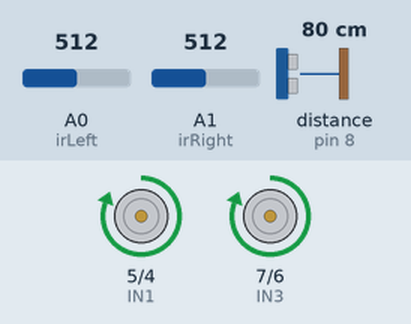
A sketch run on a simulated Arduino Uno, built with avr-gcc and run on an emulated ATmega328P. Shown: motor-driver pin pairs drawn as motors (green arrow = first pin HIGH = forward, orange = second pin HIGH = backward, longer = more drive). Wiring (inferred from the names in the program): ultrasonic range finder: trigger pin 9; echo pin 8. The inputs (shaded band) are chosen by the test bench; at power-on: distance to the obstacle (sensor on pin 8) 80 cm, A1 (irRight) = 512, A0 (irLeft) = 512. The echo pulse lasts 58.3 µs per cm; what the sketch prints to the serial monitor is not drawn.

Above: at 1.2 s.
1.3 s: distance to the obstacle (sensor on pin 8) set to 2 cm
At 2.5 s:
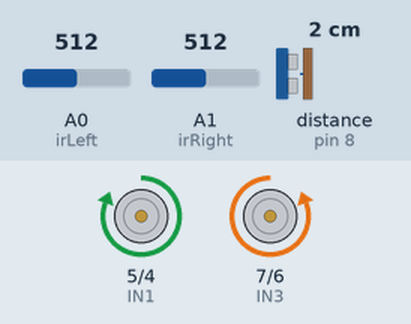
4.3 s: A1 (irRight) set to 527
At 6.2 s:
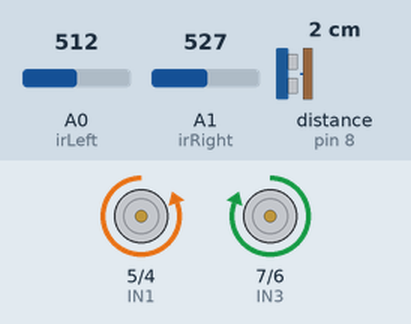
7.3 s: distance to the obstacle (sensor on pin 8) set to 18 cm
At 8.0 s:
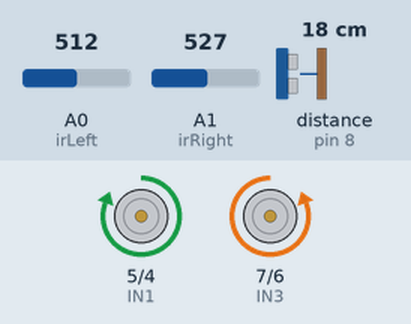
9.7 s: A0 (irLeft) set to 716
At 10.9 s:
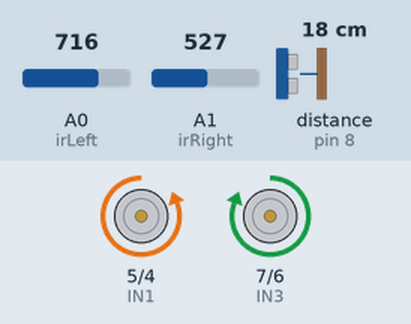
12.2 s: A0 (irLeft) set to 511
At 13.7 s:
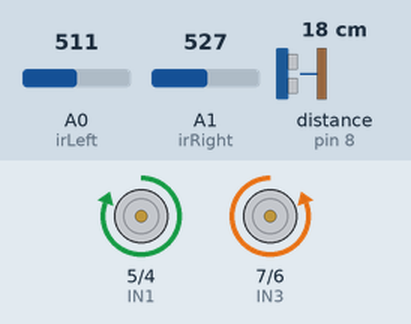
14.2 s: A0 (irLeft) set to 468
17.2 s: A0 (irLeft) set to 432
At 18.3 s:
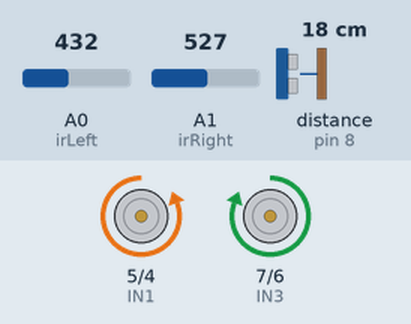
Timing chart, 0 to 20.2 s (numbered marks = the images above; inputs shaded):
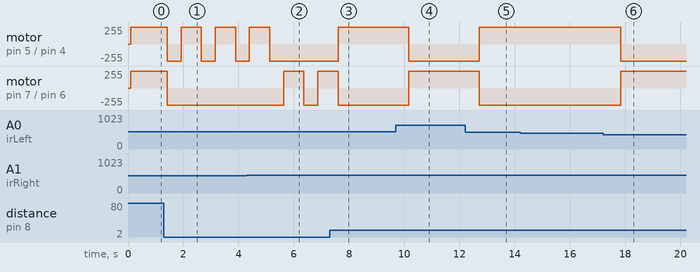

Measured:
- the behaviour switches between 512 and 513 on A1 (irRight) (found by bisection; images 1 and 2)
- the behaviour switches between 450 and 449 on A0 (irLeft) (found by bisection; images 5 and 6)
- after the input at 1.3 s, motor on pin 5 (IN1) / pin 4 (IN2): alternates forward 255/255 for 0.74 s and backward 255/255 for 0.50 s, starting after 0.12 s; motor on pin 7 (IN3) / pin 6 (IN4): forward 255/255 → backward 255/255 after 0.12 s
- after the input at 4.3 s, motor on pin 5 (IN1) / pin 4 (IN2): goes on until 5.1 s, then stays backward 255/255; motor on pin 7 (IN3) / pin 6 (IN4): backward 255/255 → forward 255/255 after 1.3 s, → backward 255/255 0.74 s later, → forward 255/255 0.50 s later
- after the input at 7.3 s, motor on pin 5 (IN1) / pin 4 (IN2): backward 255/255 → forward 255/255 after 0.31 s; motor on pin 7 (IN3) / pin 6 (IN4): goes on until 7.6 s, then stays backward 255/255
- after the input at 9.7 s, motor on pin 5 (IN1) / pin 4 (IN2): forward 255/255 → backward 255/255 after 0.46 s; motor on pin 7 (IN3) / pin 6 (IN4): backward 255/255 → forward 255/255 after 0.46 s
- after the input at 12.2 s, motor on pin 5 (IN1) / pin 4 (IN2): backward 255/255 → forward 255/255 after 0.52 s; motor on pin 7 (IN3) / pin 6 (IN4): forward 255/255 → backward 255/255 after 0.52 s
- after the input at 14.2 s, every drawn part: stays the same
- after the input at 17.2 s, motor on pin 5 (IN1) / pin 4 (IN2): forward 255/255 → backward 255/255 after 0.64 s; motor on pin 7 (IN3) / pin 6 (IN4): backward 255/255 → forward 255/255 after 0.64 s

The sketch:

Demo_Motor.ino
```cpp
// ---------------- PIN CONFIGURATION ----------------
const int trigPin = 9;
const int echoPin = 8;

// Analog IR sensors
const int irLeft = A0;
const int irRight = A1;

// Motor driver pins (L298N/L293D)
const int IN1 = 5; // Left motor forward
const int IN2 = 4; // Left motor backward
const int IN3 = 7; // Right motor forward
const int IN4 = 6; // Right motor backward

// ---------------- NEURO-FUZZY PARAMETERS ----------------
float wNear = 0.7;
float wMedium = 0.4;
float wFar = 0.1;

// Dynamic weights for side sensors
float wLeft = 0.5;
float wRight = 0.5;

// ---------------- SETUP ----------------
void setup() {
  Serial.begin(9600);
  pinMode(trigPin, OUTPUT);
  pinMode(echoPin, INPUT);
  pinMode(irLeft, INPUT);
  pinMode(irRight, INPUT);

  pinMode(IN1, OUTPUT);
  pinMode(IN2, OUTPUT);
  pinMode(IN3, OUTPUT);
  pinMode(IN4, OUTPUT);

  Serial.println("=== Neuro-Fuzzy Obstacle Avoidance (Dynamic Weight + Motor Control) ===");
}

// ---------------- ULTRASONIC READ FUNCTION ----------------
long readUltrasonic() {
  digitalWrite(trigPin, LOW);
  delayMicroseconds(2);
  digitalWrite(trigPin, HIGH);
  delayMicroseconds(10);
  digitalWrite(trigPin, LOW);

  long duration = pulseIn(echoPin, HIGH);
  long distance = duration * 0.034 / 2;
  return distance;
}

// ---------------- MOTOR CONTROL FUNCTIONS ----------------
void stopMotors() {
  digitalWrite(IN1, LOW);
  digitalWrite(IN2, LOW);
  digitalWrite(IN3, LOW);
  digitalWrite(IN4, LOW);
}

void moveForward() {
  digitalWrite(IN1, HIGH);
  digitalWrite(IN2, LOW);
  digitalWrite(IN3, HIGH);
  digitalWrite(IN4, LOW);
}

void moveBackward() {
  digitalWrite(IN1, LOW);
  digitalWrite(IN2, HIGH);
  digitalWrite(IN3, LOW);
  digitalWrite(IN4, HIGH);
}

void turnLeft() {
  digitalWrite(IN1, LOW);
  digitalWrite(IN2, HIGH);
  digitalWrite(IN3, HIGH);
  digitalWrite(IN4, LOW);
}

void turnRight() {
  digitalWrite(IN1, HIGH);
  digitalWrite(IN2, LOW);
  digitalWrite(IN3, LOW);
  digitalWrite(IN4, HIGH);
}

// ---------------- FUZZY MEMBERSHIP FUNCTIONS (DISTANCE) ----------------
float fuzzyNear(long d) {
  if (d <= 10) return 1.0;
  else if (d <= 20) return (20.0 - d) / 10.0;
  else return 0.0;
}

float fuzzyMedium(long d) {
  if (d <= 10 || d >= 40) return 0.0;
  else if (d <= 25) return (d - 10.0) / 15.0;
  else return (40.0 - d) / 15.0;
}

float fuzzyFar(long d) {
  if (d <= 25) return 0.0;
  else if (d <= 50) return (d - 25.0) / 25.0;
  else return 1.0;
}

// ---------------- FUZZY MEMBERSHIP FUNCTIONS (IR INTENSITY) ----------------
float fuzzyLow(int val) {
  if (val <= 200) return 1.0;
  else if (val <= 400) return (400.0 - val) / 200.0;
  else return 0.0;
}

float fuzzyMediumIR(int val) {
  if (val <= 300 || val >= 700) return 0.0;
  else if (val <= 500) return (val - 300.0) / 200.0;
  else return (700.0 - val) / 200.0;
}

float fuzzyHigh(int val) {
  if (val <= 600) return 0.0;
  else if (val <= 900) return (val - 600.0) / 300.0;
  else return 1.0;
}

// ---------------- DYNAMIC WEIGHT UPDATE ----------------
void updateWeights(int leftVal, int rightVal) {
  float leftIntensity = constrain(leftVal / 1023.0, 0.0, 1.0);
  float rightIntensity = constrain(rightVal / 1023.0, 0.0, 1.0);

  wLeft = 1.0 - leftIntensity;
  wRight = 1.0 - rightIntensity;

  float sum = wLeft + wRight;
  wLeft /= sum;
  wRight /= sum;
}

// ---------------- MAIN LOOP ----------------
void loop() {
  long distance = readUltrasonic();
  int leftVal = analogRead(irLeft);
  int rightVal = analogRead(irRight);

  updateWeights(leftVal, rightVal);

  float nearVal = fuzzyNear(distance);
  float medVal = fuzzyMedium(distance);
  float farVal = fuzzyFar(distance);

  float leftMed = fuzzyMediumIR(leftVal);
  float leftHigh = fuzzyHigh(leftVal);
  float rightMed = fuzzyMediumIR(rightVal);
  float rightHigh = fuzzyHigh(rightVal);

  float actLeft = (leftMed * 0.5 + leftHigh * 1.0) * wLeft;
  float actRight = (rightMed * 0.5 + rightHigh * 1.0) * wRight;

  Serial.print("Dist: "); Serial.print(distance);
  Serial.print(" cm | L_IR: "); Serial.print(leftVal);
  Serial.print(" | R_IR: "); Serial.print(rightVal);
  Serial.print(" | wL: "); Serial.print(wLeft, 2);
  Serial.print(" | wR: "); Serial.print(wRight, 2);
  Serial.print(" --> ");

  // ---------------- FUZZY DECISION RULES WITH MOTION ----------------
  if (actLeft > 0.6 && actRight > 0.6 && nearVal < 0.4) {
    Serial.println("Blocked both sides → BACK");
    moveBackward();
    delay(600);
    stopMotors();
  }
  else if (actLeft > 0.6 && actRight < 0.4) {
    Serial.println("Left obstacle → TURN RIGHT");
    turnRight();
    delay(400);
  }
  else if (actRight > 0.6 && actLeft < 0.4) {
    Serial.println("Right obstacle → TURN LEFT");
    turnLeft();
    delay(400);
  }
  else if (nearVal > 0.6) {
    if (wLeft > wRight) {
      Serial.println("Front obstacle → BACK + LEFT turn");
      moveBackward();
      delay(500);
      turnLeft();
      delay(400);
    } else {
      Serial.println("Front obstacle → BACK + RIGHT turn");
      moveBackward();
      delay(500);
      turnRight();
      delay(400);
    }
  }
  else if (medVal > 0.3) {
    if (actLeft > actRight) {
      Serial.println("Medium + Slight left → Adjust RIGHT");
      turnRight();
      delay(300);
    } else if (actRight > actLeft) {
      Serial.println("Medium + Slight right → Adjust LEFT");
      turnLeft();
      delay(300);
    } else {
      Serial.println("Medium + Balanced → Slow Forward");
      moveForward();
      delay(300);
    }
  }
  else if (farVal > 0.3 && actLeft < 0.3 && actRight < 0.3) {
    Serial.println("Far + Clear → FORWARD");
    moveForward();
  }
  else {
    Serial.println("Uncertain → STOP & Scan");
    stopMotors();
  }

  delay(300);
}
```
